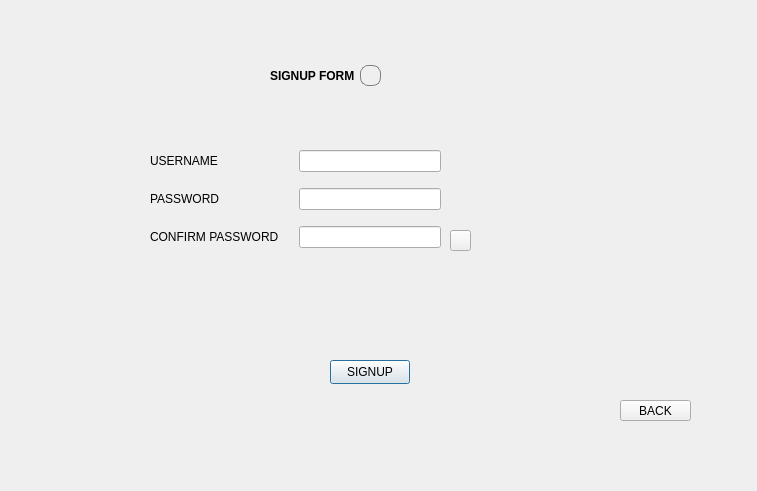
<?xml version="1.0" encoding="UTF-8"?>
<ui version="4.0">
 <class>signup_form</class>
 <widget class="QDialog" name="signup_form">
  <property name="geometry">
   <rect>
    <x>0</x>
    <y>0</y>
    <width>757</width>
    <height>491</height>
   </rect>
  </property>
  <property name="windowTitle">
   <string>SIGNUP FORM</string>
  </property>
  <widget class="QPushButton" name="pushButton_SIGNUP">
   <property name="geometry">
    <rect>
     <x>330</x>
     <y>360</y>
     <width>80</width>
     <height>24</height>
    </rect>
   </property>
   <property name="text">
    <string>SIGNUP</string>
   </property>
  </widget>
  <widget class="QPushButton" name="pushButton_back">
   <property name="geometry">
    <rect>
     <x>620</x>
     <y>400</y>
     <width>71</width>
     <height>21</height>
    </rect>
   </property>
   <property name="text">
    <string>BACK</string>
   </property>
  </widget>
  <widget class="QLabel" name="label_3">
   <property name="geometry">
    <rect>
     <x>270</x>
     <y>60</y>
     <width>101</width>
     <height>31</height>
    </rect>
   </property>
   <property name="font">
    <font>
     <bold>true</bold>
    </font>
   </property>
   <property name="text">
    <string>SIGNUP FORM</string>
   </property>
  </widget>
  <widget class="QLabel" name="label_strength">
   <property name="geometry">
    <rect>
     <x>460</x>
     <y>188</y>
     <width>181</width>
     <height>22</height>
    </rect>
   </property>
   <property name="font">
    <font>
     <family>Segoe UI</family>
     <pointsize>9</pointsize>
    </font>
   </property>
   <property name="text">
    <string/>
   </property>
  </widget>
  <widget class="QPushButton" name="pushButton_eye">
   <property name="geometry">
    <rect>
     <x>450</x>
     <y>230</y>
     <width>21</width>
     <height>21</height>
    </rect>
   </property>
   <property name="styleSheet">
    <string notr="true">image: url(:/resources/resources/eye_off.jpg);</string>
   </property>
   <property name="text">
    <string/>
   </property>
  </widget>
  <widget class="QWidget" name="layoutWidget">
   <property name="geometry">
    <rect>
     <x>150</x>
     <y>140</y>
     <width>291</width>
     <height>121</height>
    </rect>
   </property>
   <layout class="QVBoxLayout" name="verticalLayout">
    <item>
     <layout class="QHBoxLayout" name="horizontalLayout_4">
      <item>
       <widget class="QLabel" name="label_password_3">
        <property name="text">
         <string>USERNAME</string>
        </property>
        <property name="alignment">
         <set>Qt::AlignLeading|Qt::AlignLeft|Qt::AlignVCenter</set>
        </property>
       </widget>
      </item>
      <item>
       <widget class="QLineEdit" name="lineEdit_si_username">
        <property name="sizePolicy">
         <sizepolicy hsizetype="Minimum" vsizetype="Fixed">
          <horstretch>0</horstretch>
          <verstretch>0</verstretch>
         </sizepolicy>
        </property>
       </widget>
      </item>
     </layout>
    </item>
    <item>
     <layout class="QHBoxLayout" name="horizontalLayout_2">
      <item>
       <widget class="QLabel" name="label_password">
        <property name="sizePolicy">
         <sizepolicy hsizetype="Minimum" vsizetype="Preferred">
          <horstretch>0</horstretch>
          <verstretch>0</verstretch>
         </sizepolicy>
        </property>
        <property name="text">
         <string>PASSWORD</string>
        </property>
        <property name="alignment">
         <set>Qt::AlignLeading|Qt::AlignLeft|Qt::AlignVCenter</set>
        </property>
       </widget>
      </item>
      <item>
       <widget class="QLineEdit" name="lineEdit_2">
        <property name="sizePolicy">
         <sizepolicy hsizetype="Minimum" vsizetype="Fixed">
          <horstretch>0</horstretch>
          <verstretch>0</verstretch>
         </sizepolicy>
        </property>
        <property name="echoMode">
         <enum>QLineEdit::Password</enum>
        </property>
       </widget>
      </item>
     </layout>
    </item>
    <item>
     <layout class="QHBoxLayout" name="horizontalLayout_3">
      <item>
       <widget class="QLabel" name="label_password_2">
        <property name="sizePolicy">
         <sizepolicy hsizetype="Minimum" vsizetype="Preferred">
          <horstretch>0</horstretch>
          <verstretch>0</verstretch>
         </sizepolicy>
        </property>
        <property name="text">
         <string>CONFIRM PASSWORD</string>
        </property>
        <property name="alignment">
         <set>Qt::AlignLeading|Qt::AlignLeft|Qt::AlignVCenter</set>
        </property>
       </widget>
      </item>
      <item>
       <widget class="QLineEdit" name="lineEdit_CONFIRM">
        <property name="sizePolicy">
         <sizepolicy hsizetype="Minimum" vsizetype="Fixed">
          <horstretch>0</horstretch>
          <verstretch>0</verstretch>
         </sizepolicy>
        </property>
        <property name="echoMode">
         <enum>QLineEdit::Password</enum>
        </property>
       </widget>
      </item>
     </layout>
    </item>
   </layout>
  </widget>
  <widget class="QLabel" name="label_caps_lock">
   <property name="geometry">
    <rect>
     <x>450</x>
     <y>147</y>
     <width>181</width>
     <height>20</height>
    </rect>
   </property>
   <property name="text">
    <string/>
   </property>
  </widget>
  <widget class="QPushButton" name="pushButton_info">
   <property name="geometry">
    <rect>
     <x>360</x>
     <y>65</y>
     <width>21</width>
     <height>21</height>
    </rect>
   </property>
   <property name="styleSheet">
    <string notr="true">image: url(:/resources/resources/informaionicon.png);

border: 1px solid gray;
border-radius: 8px;
padding: 0 2px;
background: transparent;</string>
   </property>
   <property name="text">
    <string/>
   </property>
  </widget>
 </widget>
 <resources/>
 <connections/>
</ui>
